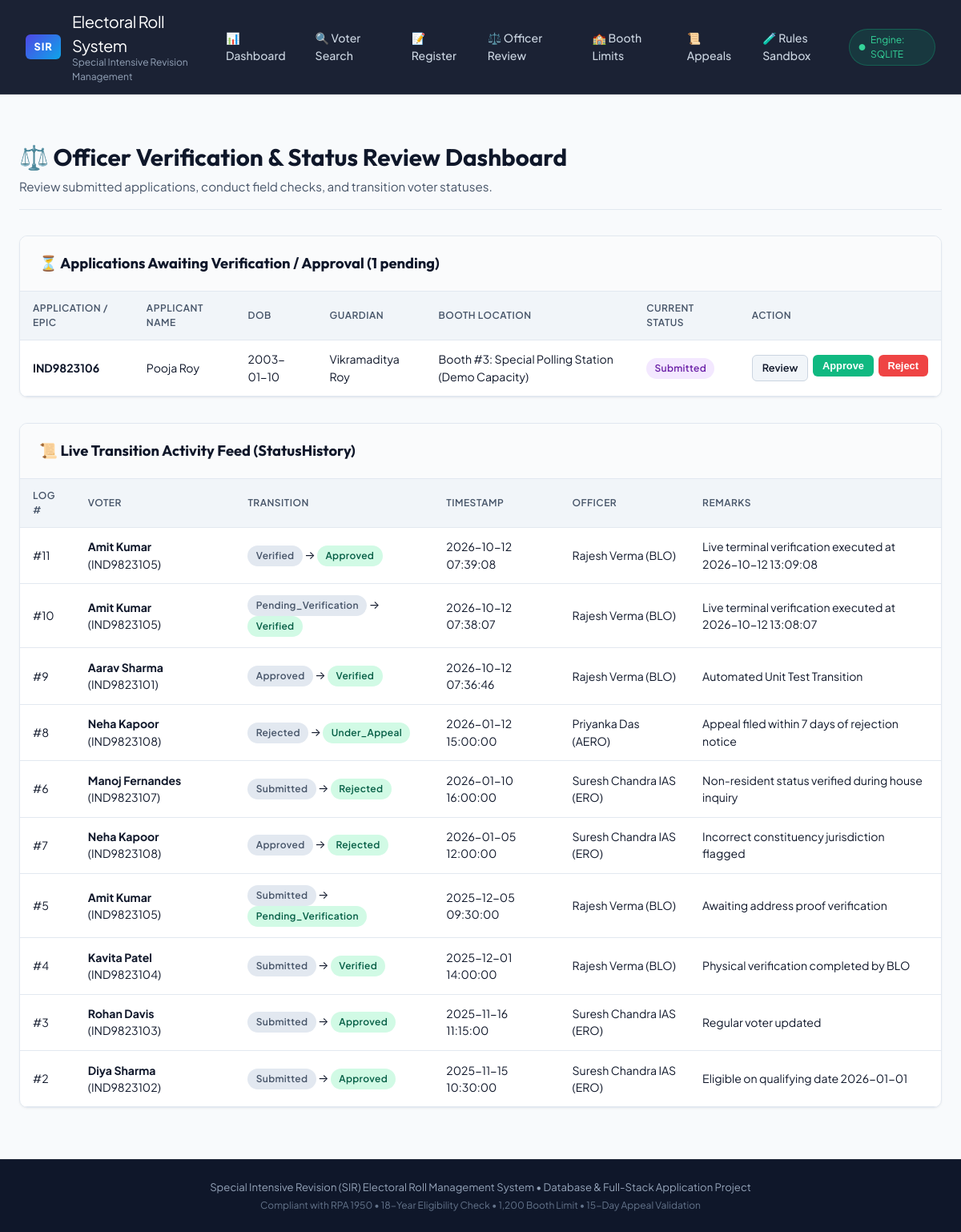
Screenshot of /review with the database file from the repository.
### tables this page shows
CREATE TABLE Voter (
            voter_id INTEGER PRIMARY KEY AUTOINCREMENT,
            epic_number TEXT NOT NULL UNIQUE,
            first_name TEXT NOT NULL,
            last_name TEXT NOT NULL,
            dob TEXT NOT NULL,
            gender TEXT NOT NULL,
            guardian_name TEXT NOT NULL,
            guardian_relation TEXT NOT NULL,
            mobile TEXT,
            household_id INTEGER NOT NULL,
            booth_id INTEGER NOT NULL,
            cycle_id INTEGER NOT NULL,
            status TEXT NOT NULL DEFAULT 'Submitted',
            created_at TIMESTAMP DEFAULT CURRENT_TIMESTAMP,
            updated_at TIMESTAMP DEFAULT CURRENT_TIMESTAMP,
            FOREIGN KEY (household_id) REFERENCES Household(household_id) ON DELETE RESTRICT,
            FOREIGN KEY (booth_id) REFERENCES PollingBooth(booth_id) ON DELETE RESTRICT,
            FOREIGN KEY (cycle_id) REFERENCES SIRCycle(cycle_id) ON DELETE RESTRICT
        );

CREATE TABLE PollingBooth (
            booth_id INTEGER PRIMARY KEY AUTOINCREMENT,
            constituency_id INTEGER NOT NULL,
            booth_number INTEGER NOT NULL,
            booth_name TEXT NOT NULL,
            location TEXT NOT NULL,
            max_capacity INTEGER NOT NULL DEFAULT 1200,
            created_at TIMESTAMP DEFAULT CURRENT_TIMESTAMP,
            FOREIGN KEY (constituency_id) REFERENCES Constituency(constituency_id) ON DELETE RESTRICT,
            UNIQUE(constituency_id, booth_number)
        );

CREATE TABLE StatusHistory (
            history_id INTEGER PRIMARY KEY AUTOINCREMENT,
            voter_id INTEGER NOT NULL,
            previous_status TEXT,
            new_status TEXT NOT NULL,
            change_date TIMESTAMP DEFAULT CURRENT_TIMESTAMP,
            changed_by_officer_id INTEGER,
            remarks TEXT,
            FOREIGN KEY (voter_id) REFERENCES Voter(voter_id) ON DELETE CASCADE,
            FOREIGN KEY (changed_by_officer_id) REFERENCES Officer(officer_id) ON DELETE SET NULL
        );

CREATE TABLE Officer (
            officer_id INTEGER PRIMARY KEY AUTOINCREMENT,
            officer_code TEXT NOT NULL UNIQUE,
            name TEXT NOT NULL,
            designation TEXT NOT NULL,
            phone TEXT NOT NULL,
            email TEXT NOT NULL UNIQUE,
            assigned_booth_id INTEGER,
            is_active INTEGER NOT NULL DEFAULT 1,
            created_at TIMESTAMP DEFAULT CURRENT_TIMESTAMP,
            FOREIGN KEY (assigned_booth_id) REFERENCES PollingBooth(booth_id) ON DELETE SET NULL
        );

### app.py (the view, shortened to what this page needs)
@app.route("/review", methods=["GET", "POST"])
def review():
    pending_list = VoterModel.get_pending_voters()
    officers = ElectoralMetadataModel.get_officers()
    recent_history = db.query(
        """
        SELECT sh.*, v.epic_number, CONCAT(v.first_name, ' ', v.last_name) AS voter_name,
               o.name AS officer_name, o.designation AS officer_designation
        FROM StatusHistory sh
        JOIN Voter v ON sh.voter_id = v.voter_id
        LEFT JOIN Officer o ON sh.changed_by_officer_id = o.officer_id
        ORDER BY sh.change_date DESC
        LIMIT 10
        """
    )
    return render_template(
        "review.html",
        pending_list=pending_list,
        officers=officers,
        recent_history=recent_history
    )

### app.py (called while the page is built)
@app.context_processor
def inject_global_data():
    return {
        "db_driver": db.driver,
        "current_year": datetime.now().year,
        "active_cycle": db.query("SELECT * FROM SIRCycle WHERE status = 'Active' LIMIT 1", fetchone=True)
    }

### database.py (called while the page is built)
    def query(self, sql: str, params: Union[Tuple, List] = (), fetchone: bool = False) -> Any:
        conn = self.get_connection()
        try:
            if self.driver == "mysql":
                cursor = conn.cursor(dictionary=True)
                cursor.execute(sql, params)
                res = cursor.fetchone() if fetchone else cursor.fetchall()
                cursor.close()
                return res
            else:
                sql_sqlite = sql.replace("%s", "?")
                cursor = conn.cursor()
                cursor.execute(sql_sqlite, params)
                if fetchone:
                    row = cursor.fetchone()
                    res = dict(row) if row else None
                else:
                    res = [dict(row) for row in cursor.fetchall()]
                cursor.close()
                return res
        finally:
            conn.close()

### models.py (called while the page is built)
    @staticmethod
    def get_pending_voters() -> List[Dict]:
        sql = """
            SELECT v.voter_id, v.epic_number, v.first_name, v.last_name, v.dob,
                   v.gender, v.guardian_name, v.status, v.created_at,
                   pb.booth_name, pb.booth_number, c.name AS constituency_name,
                   sc.qualifying_date
            FROM Voter v
            JOIN PollingBooth pb ON v.booth_id = pb.booth_id
            JOIN Constituency c ON pb.constituency_id = c.constituency_id
            JOIN SIRCycle sc ON v.cycle_id = sc.cycle_id
            WHERE v.status IN ('Submitted', 'Pending_Verification')
            ORDER BY v.created_at ASC
        """
        return db.query(sql)

    @staticmethod
    def get_officers() -> List[Dict]:
        return db.query("SELECT * FROM Officer WHERE is_active = 1 ORDER BY designation, name")

### templates/review.html (shortened to what this page needs)
{% extends "base.html" %}
{% block content %}
<div class="page-header">
    <div>
        <h1>⚖️ Officer Verification &amp; Status Review Dashboard</h1>
        <p>Review submitted applications, conduct field checks, and transition voter statuses.</p>
    </div>
</div>
<div class="card">
    <div class="card-header">
        <h3>⏳ Applications Awaiting Verification / Approval ({{ pending_list | length }} pending)</h3>
    </div>
    <div class="table-responsive">
        <table>
            <thead>
                <tr>
                    <th>Application / EPIC</th>
                    <th>Applicant Name</th>
                    <th>DOB</th>
                    <th>Guardian</th>
                    <th>Booth Location</th>
                    <th>Current Status</th>
                    <th>Action</th>
                </tr>
            </thead>
            <tbody>
                {% if pending_list %}
                    {% for v in pending_list %}
                    <tr>
                        <td><strong>{{ v.epic_number }}</strong></td>
                        <td>{{ v.first_name }} {{ v.last_name }}</td>
                        <td>{{ v.dob }}</td>
                        <td>{{ v.guardian_name }}</td>
                        <td>Booth #{{ v.booth_number }}: {{ v.booth_name }}</td>
                        <td>
                            {% if v.status == 'Pending_Verification' %}
                                <span class="badge badge-pending">Pending Verif</span>
                            {% else %}
                                <span class="badge badge-submitted">Submitted</span>
                            {% endif %}
                        </td>
                        <td>
                            <div style="display: flex; gap: 0.35rem;">
                                <a href="{{ url_for('voter_detail', voter_id=v.voter_id) }}" class="btn btn-secondary btn-sm">Review</a>
                                <form method="POST" action="{{ url_for('review') }}" style="display: inline;">
                                    <button type="submit" class="btn btn-success btn-sm">Approve</button>
                                </form>
                                <form method="POST" action="{{ url_for('review') }}" style="display: inline;">
                                    <button type="submit" class="btn btn-danger btn-sm">Reject</button>
                                </form>
                            </div>
                        </td>
                    </tr>
                    {% endfor %}
                {% else %}
                    <tr>
                        <td colspan="7" style="text-align: center; padding: 2.5rem; color: var(--text-muted);">
                            ✓ All applications have been reviewed! No pending verification tasks.
                        </td>
                    </tr>
                {% endif %}
            </tbody>
        </table>
    </div>
</div>
<div class="card">
    <div class="card-header">
        <h3>📜 Live Transition Activity Feed (StatusHistory)</h3>
    </div>
    <div class="table-responsive">
        <table>
            <thead>
                <tr>
                    <th>Log #</th>
                    <th>Voter</th>
                    <th>Transition</th>
                    <th>Timestamp</th>
                    <th>Officer</th>
                    <th>Remarks</th>
                </tr>
            </thead>
            <tbody>
                {% for h in recent_history %}
                <tr>
                    <td>#{{ h.history_id }}</td>
                    <td><strong>{{ h.voter_name }}</strong> ({{ h.epic_number }})</td>
                    <td>
                        <span class="badge badge-deleted">{{ h.previous_status or 'Init' }}</span>
                        &rarr;
                        <span class="badge badge-approved">{{ h.new_status }}</span>
                    </td>
                    <td>{{ h.change_date }}</td>
                    <td>{{ h.officer_name or 'System Engine' }} ({{ h.officer_designation or 'Auto' }})</td>
                    <td>{{ h.remarks or 'N/A' }}</td>
                </tr>
                {% endfor %}
            </tbody>
        </table>
    </div>
</div>
{% endblock %}

### static/css/style.css (style rules this page uses)
:root { --primary: #4f46e5; --primary-hover: #4338ca; --primary-light: #e0e7ff; --secondary: #0ea5e9; --success: #10b981; --success-light: #d1fae5; --warning: #f59e0b; --warning-light: #fef3c7; --danger: #ef4444; --danger-light: #fee2e2; --purple: #8b5cf6; --bg-main: #f8fafc; --card-bg: #ffffff; --card-border: #e2e8f0; --text-primary: #0f172a; --text-secondary: #475569; --text-muted: #94a3b8; --header-bg: rgba(15, 23, 42, 0.95); --header-text: #ffffff; --radius-sm: 6px; --radius-md: 10px; --radius-lg: 16px; --shadow-sm: 0 1px 3px rgba(0, 0, 0, 0.05); --shadow-md: 0 4px 6px -1px rgba(0, 0, 0, 0.07), 0 2px 4px -2px rgba(0, 0, 0, 0.05); --shadow-lg: 0 10px 15px -3px rgba(0, 0, 0, 0.08), 0 4px 6px -4px rgba(0, 0, 0, 0.03); --transition: all 0.2s cubic-bezier(0.4, 0, 0.2, 1); }
* { margin: 0; padding: 0; box-sizing: border-box; }
body { font-family: 'Plus Jakarta Sans', -apple-system, BlinkMacSystemFont, sans-serif; background-color: var(--bg-main); color: var(--text-primary); line-height: 1.5; min-height: 100vh; display: flex; flex-direction: column; }
h1, h2, h3, h4, .brand-text { font-family: 'Outfit', sans-serif; font-weight: 700; }
.page-header { display: flex; justify-content: space-between; align-items: flex-end; margin-bottom: 2rem; padding-bottom: 1rem; border-bottom: 1px solid var(--card-border); }
.page-header h1 { font-size: 1.85rem; color: var(--text-primary); display: flex; align-items: center; gap: 0.5rem; }
.page-header p { color: var(--text-secondary); font-size: 0.95rem; margin-top: 0.25rem; }
.card { background: var(--card-bg); border: 1px solid var(--card-border); border-radius: var(--radius-md); box-shadow: var(--shadow-sm); margin-bottom: 2rem; overflow: hidden; }
.card-header { padding: 1.25rem 1.5rem; border-bottom: 1px solid var(--card-border); display: flex; justify-content: space-between; align-items: center; background: #fafbfc; }
.card-header h2, .card-header h3 { font-size: 1.15rem; font-weight: 700; display: flex; align-items: center; gap: 0.5rem; }
.table-responsive { overflow-x: auto; }
table { width: 100%; border-collapse: collapse; text-align: left; font-size: 0.88rem; }
th { background: #f1f5f9; color: #475569; font-weight: 600; padding: 0.75rem 1rem; border-bottom: 1px solid var(--card-border); text-transform: uppercase; font-size: 0.75rem; letter-spacing: 0.5px; }
td { padding: 0.85rem 1rem; border-bottom: 1px solid var(--card-border); color: var(--text-primary); vertical-align: middle; }
.badge { display: inline-flex; align-items: center; padding: 0.25rem 0.65rem; border-radius: 9999px; font-size: 0.75rem; font-weight: 600; letter-spacing: 0.3px; }
.badge-approved { background: var(--success-light); color: #065f46; }
.badge-submitted { background: #f3e8ff; color: #6b21a8; }
.badge-deleted { background: #e2e8f0; color: #475569; }
.btn { display: inline-flex; align-items: center; justify-content: center; gap: 0.4rem; padding: 0.55rem 1.1rem; border-radius: var(--radius-sm); font-size: 0.88rem; font-weight: 600; text-decoration: none; cursor: pointer; border: none; transition: var(--transition); }
.btn-secondary { background: #f1f5f9; color: var(--text-primary); border: 1px solid #cbd5e1; }
.btn-success { background: var(--success); color: white; }
.btn-danger { background: var(--danger); color: white; }
.btn-sm { padding: 0.35rem 0.75rem; font-size: 0.8rem; }

### rows the page displays
Voter: epic_number "IND9823106", first_name "Pooja", last_name "Roy", dob "2003-01-10", guardian_name "Vikramaditya Roy", booth_number "3", booth_name "Special Polling Station (Demo Capacity)", status "Submitted"
StatusHistory: history_id "11", voter_name "Amit Kumar", epic_number "IND9823105", previous_status "Verified", new_status "Approved", change_date "2026-10-12 07:39:08", name "Rajesh Verma", designation "BLO", remarks "Live terminal verification executed at 2026-10-12 13:09:08"
StatusHistory: history_id "10", voter_name "Amit Kumar", epic_number "IND9823105", previous_status "Pending_Verification", new_status "Verified", change_date "2026-10-12 07:38:07", name "Rajesh Verma", designation "BLO", remarks "Live terminal verification executed at 2026-10-12 13:08:07"
StatusHistory: history_id "9", voter_name "Aarav Sharma", epic_number "IND9823101", previous_status "Approved", new_status "Verified", change_date "2026-10-12 07:36:46", name "Rajesh Verma", designation "BLO", remarks "Automated Unit Test Transition"
StatusHistory: history_id "8", voter_name "Neha Kapoor", epic_number "IND9823108", previous_status "Rejected", new_status "Under_Appeal", change_date "2026-01-12 15:00:00", name "Priyanka Das", designation "AERO", remarks "Appeal filed within 7 days of rejection notice"
StatusHistory: history_id "6", voter_name "Manoj Fernandes", epic_number "IND9823107", previous_status "Submitted", new_status "Rejected", change_date "2026-01-10 16:00:00", name "Suresh Chandra IAS", designation "ERO", remarks "Non-resident status verified during house inquiry"
StatusHistory: history_id "7", voter_name "Neha Kapoor", epic_number "IND9823108", previous_status "Approved", new_status "Rejected", change_date "2026-01-05 12:00:00", name "Suresh Chandra IAS", designation "ERO", remarks "Incorrect constituency jurisdiction flagged"
StatusHistory: history_id "5", voter_name "Amit Kumar", epic_number "IND9823105", previous_status "Submitted", new_status "Pending_Verification", change_date "2025-12-05 09:30:00", name "Rajesh Verma", designation "BLO", remarks "Awaiting address proof verification"
StatusHistory: history_id "4", voter_name "Kavita Patel", epic_number "IND9823104", previous_status "Submitted", new_status "Verified", change_date "2025-12-01 14:00:00", name "Rajesh Verma", designation "BLO", remarks "Physical verification completed by BLO"
StatusHistory: history_id "3", voter_name "Rohan Davis", epic_number "IND9823103", previous_status "Submitted", new_status "Approved", change_date "2025-11-16 11:15:00", name "Suresh Chandra IAS", designation "ERO", remarks "Regular voter updated"
StatusHistory: history_id "2", voter_name "Diya Sharma", epic_number "IND9823102", previous_status "Submitted", new_status "Approved", change_date "2025-11-15 10:30:00", name "Suresh Chandra IAS", designation "ERO", remarks "Eligible on qualifying date 2026-01-01"

### other values shown
{{ db_driver | upper }} "SQLITE"
{{ pending_list | length }} "1"
